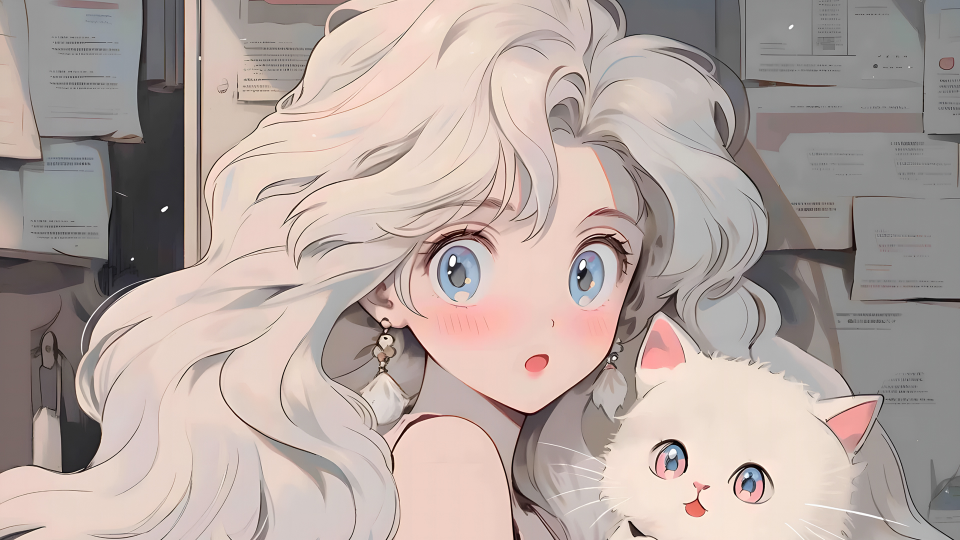
#> input picture test/test_basic_grama/image_rec/opencv_test/image/cat.jpg, 1920 x 1080 px (shown at 1/2 size)
$ python convert_imagelist_to_video.py
#> lines starting #> are read from the running program, lines starting #| are printed output that depends on the picture; long printed decimals are rounded
import os
from io import BytesIO
from tkinter import Image

import cv2
import numpy as np
import requests


# [29 lines left out: function cut_img1, not called in this run]

def resize_img():
    target_size = (540, 960)  # 所有图片缩放设置一致尺寸，目标尺寸
    path = './image'
    path_new = './images_new'
    if not os.path.exists(path_new):
        os.makedirs(path_new)
    filelists = []
    imglist = []
    img = cv2.imread('./image/cat.jpg')
#> img is the input picture: shape (1080, 1920, 3); mean B, G, R 161.2, 166.5, 180.7
    img_h=img.shape[0]
#> img_h = 1080
    img_w=img.shape[1]
#> img_w = 1920

    print(img.shape)
#| (1080, 1920, 3)

    for i in os.listdir(path):
        file_path = os.path.join(path, i)
        print(file_path)
        img = cv2.imdecode(np.fromfile(file_path, dtype=np.uint8), cv2.IMREAD_COLOR)
        size = img.shape
#> size = (1080, 1920, 3)
        h, w = size[0], size[1]
#> h = 1080; w = 1920
        target_h, target_w = target_size[1], target_size[0]
        # 确定缩放的尺寸
        scale_h, scale_w = float(h / target_h), float(w / target_w)
#> scale_h = 1.12; scale_w = 3.56
        print(f'scale_h:{scale_h}, scale_w:{scale_w}')
#| scale_h:1.125, scale_w:3.556
        scale = max(scale_h, scale_w)  # 选择最大的缩放比率
#> scale = 3.56
        new_w, new_h = int(w / scale), int(h / scale)
#> new_w = 540; new_h = 303
        # 确定缩放的尺寸
        scale_h, scale_w = float(h / target_h), float(w / target_w)
        print(f'scale_h:{scale_h}, scale_w:{scale_w}')
#| scale_h:1.125, scale_w:3.556
        scale = max(scale_h, scale_w)  # 选择最大的缩放比率
        new_w, new_h = int(w / scale), int(h / scale)
        # 缩放后其中一条边和目标尺寸一致
        resize_img = cv2.resize(img, (new_w, new_h))
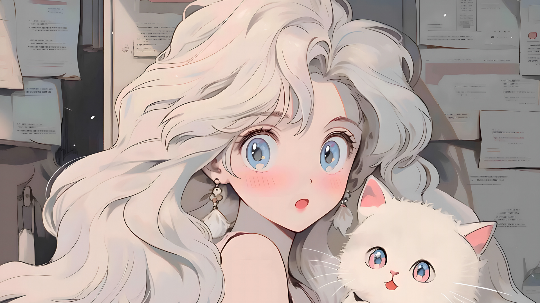
#> resize_img: shape (303, 540, 3); mean B, G, R 161.1, 166.4, 180.6
        # 图像上、下、左、右边界分别需要扩充的像素数目
        top = int((target_h - new_h) / 2)
#> top = 328
        bottom = target_h - new_h - top
#> bottom = 329
        left = int((target_w - new_w) / 2)
#> left = 0
        right = target_w - new_w - left
        print(f'top:{top} bottom:{bottom} left:{left} right:{right}')
#| top:328 bottom:329 left:0 right:0
        cv2.imwrite(os.path.join(path_new, f'new_{i}'), resize_img)  # 写入本地文件
        # 填充至 target_w * target_h
        pad_img = cv2.copyMakeBorder(resize_img, top, bottom, left, right, cv2.BORDER_CONSTANT, value=[0, 0, 0])
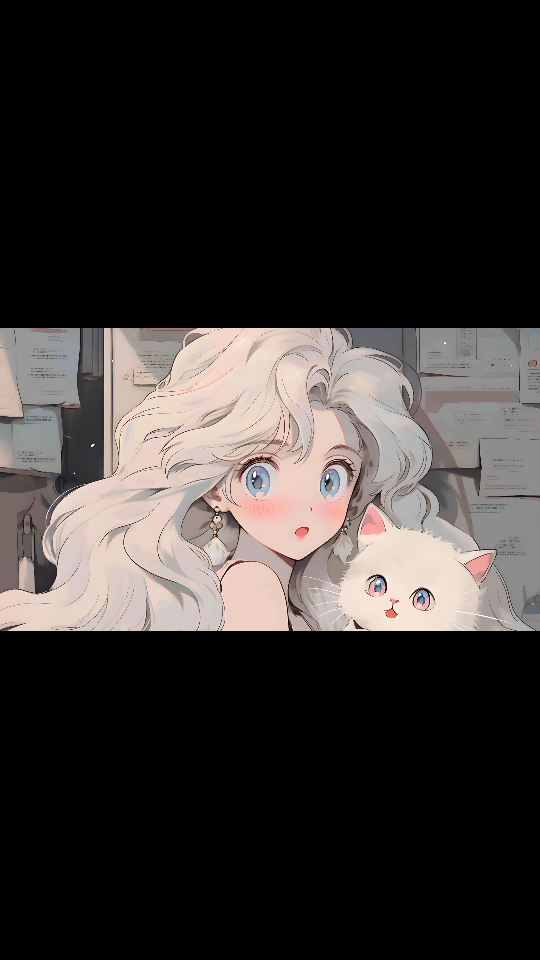
#> pad_img: shape (960, 540, 3); mean B, G, R 50.8, 52.5, 57
        cv2.imshow("Original Image", resize_img)
        cv2.imshow("Bordered Image", pad_img)
        # target = cv2.resize(pad_img, (target_w, target_h))


        cv2.imshow('img', pad_img)
        cv2.waitKey(1000)
        filelists.append(os.path.join(path_new, f'new_{i}'))
        imglist.append(pad_img)
    return filelists, imglist


# [21 lines left out: function cut_img, not called in this run]

"""
总结视频的宽高需要和图片内容的宽高一致，才能正确保存图片

"""
def image_to_video():
    scale = '1:1'  # 裁剪比例,并保持高度不变
    scale = '3:4'
    # scale = '9:16'
    # filelists, imglist = cut_img(scale)  # 裁剪

    filelists, imglist = resize_img() # 缩放
#> filelists = ['./images_new/new_cat.jpg']; imglist = 1 item
    fourcc = cv2.VideoWriter.fourcc(*'mp4v')
    im = cv2.imread(filelists[0])  # 原始图片未增加 top等 与增加top等之后的大小不匹配导致生成视频保存不了
    im = imglist[0]
    print(im.shape)
#| (960, 540, 3)
    shape1 = (im.shape[1], im.shape[0])  # 需要转为视频的图片的尺寸, 视频的分辨率
    print('shape1:', shape1)
#| shape1: (540, 960)
    fps = 1
    writer = cv2.VideoWriter('./output.mp4', fourcc, fps, shape1)
    # for file_path in filelists:
    #     img = cv2.imread(file_path)
    #     writer.write(img)

    for i in imglist:
        writer.write(i)
#> this loop made 1 pass
    writer.release()

if __name__ == '__main__':
     image_to_video()
